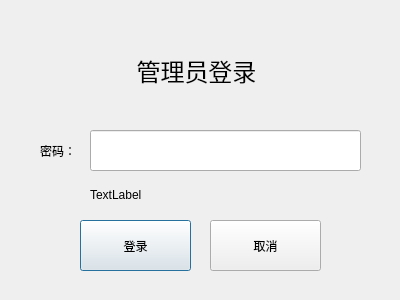
<?xml version="1.0" encoding="UTF-8"?>
<ui version="4.0">
 <class>adminLoginDialog</class>
 <widget class="QDialog" name="adminLoginDialog">
  <property name="geometry">
   <rect>
    <x>0</x>
    <y>0</y>
    <width>400</width>
    <height>300</height>
   </rect>
  </property>
  <property name="windowTitle">
   <string>管理员登录</string>
  </property>
  <widget class="QLabel" name="labelTitle">
   <property name="geometry">
    <rect>
     <x>21</x>
     <y>30</y>
     <width>351</width>
     <height>81</height>
    </rect>
   </property>
   <property name="font">
    <font>
     <family>叶根友唐楷简</family>
     <pointsize>18</pointsize>
    </font>
   </property>
   <property name="text">
    <string>管理员登录</string>
   </property>
   <property name="alignment">
    <set>Qt::AlignCenter</set>
   </property>
  </widget>
  <widget class="QLabel" name="labelPassword">
   <property name="geometry">
    <rect>
     <x>40</x>
     <y>120</y>
     <width>81</width>
     <height>61</height>
    </rect>
   </property>
   <property name="text">
    <string>密码：</string>
   </property>
  </widget>
  <widget class="QLineEdit" name="lineEditPassword">
   <property name="geometry">
    <rect>
     <x>90</x>
     <y>130</y>
     <width>271</width>
     <height>41</height>
    </rect>
   </property>
  </widget>
  <widget class="QPushButton" name="pushButtonConfirm">
   <property name="geometry">
    <rect>
     <x>80</x>
     <y>220</y>
     <width>111</width>
     <height>51</height>
    </rect>
   </property>
   <property name="text">
    <string>登录</string>
   </property>
  </widget>
  <widget class="QPushButton" name="pushButtonCancel">
   <property name="geometry">
    <rect>
     <x>210</x>
     <y>220</y>
     <width>111</width>
     <height>51</height>
    </rect>
   </property>
   <property name="text">
    <string>取消</string>
   </property>
  </widget>
  <widget class="QLabel" name="labelWarning">
   <property name="geometry">
    <rect>
     <x>90</x>
     <y>184</y>
     <width>291</width>
     <height>21</height>
    </rect>
   </property>
   <property name="text">
    <string>TextLabel</string>
   </property>
  </widget>
 </widget>
 <resources/>
 <connections/>
</ui>
